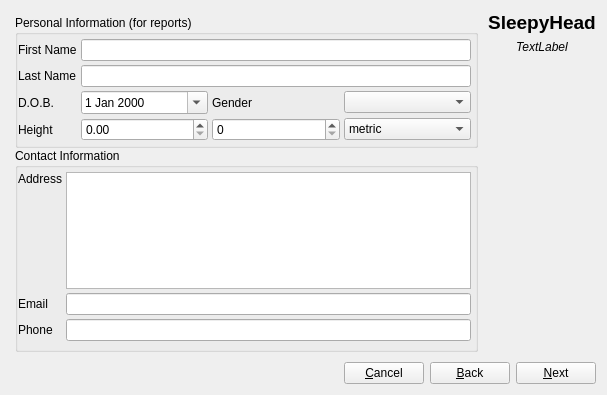
<?xml version="1.0" encoding="UTF-8"?>
<ui version="4.0">
 <class>NewProfile</class>
 <widget class="QDialog" name="NewProfile">
  <property name="geometry">
   <rect>
    <x>0</x>
    <y>0</y>
    <width>607</width>
    <height>395</height>
   </rect>
  </property>
  <property name="windowTitle">
   <string>Edit User Profile</string>
  </property>
  <property name="windowIcon">
   <iconset resource="Resources.qrc">
    <normaloff>:/icons/bob-v3.0.png</normaloff>:/icons/bob-v3.0.png</iconset>
  </property>
  <layout class="QVBoxLayout" name="verticalLayout_3">
   <item>
    <layout class="QHBoxLayout" name="horizontalLayout">
     <item>
      <layout class="QVBoxLayout" name="verticalLayout_2">
       <property name="spacing">
        <number>0</number>
       </property>
       <item>
        <widget class="QStackedWidget" name="stackedWidget">
         <property name="currentIndex">
          <number>2</number>
         </property>
         <widget class="QWidget" name="welcomePage">
          <layout class="QVBoxLayout" name="verticalLayout_8">
           <property name="margin">
            <number>5</number>
           </property>
           <item>
            <layout class="QHBoxLayout" name="horizontalLayout_5">
             <item>
              <widget class="QLabel" name="label_28">
               <property name="sizePolicy">
                <sizepolicy hsizetype="Fixed" vsizetype="Preferred">
                 <horstretch>0</horstretch>
                 <verstretch>0</verstretch>
                </sizepolicy>
               </property>
               <property name="text">
                <string>Language</string>
               </property>
               <property name="alignment">
                <set>Qt::AlignLeading|Qt::AlignLeft|Qt::AlignVCenter</set>
               </property>
              </widget>
             </item>
             <item>
              <widget class="QComboBox" name="languageCombo">
               <item>
                <property name="text">
                 <string>English</string>
                </property>
               </item>
              </widget>
             </item>
            </layout>
           </item>
           <item>
            <widget class="QTextBrowser" name="textBrowser">
             <property name="html">
              <string>&lt;!DOCTYPE HTML PUBLIC &quot;-//W3C//DTD HTML 4.0//EN&quot; &quot;http://www.w3.org/TR/REC-html40/strict.dtd&quot;&gt;
&lt;html&gt;&lt;head&gt;&lt;meta name=&quot;qrichtext&quot; content=&quot;1&quot; /&gt;&lt;style type=&quot;text/css&quot;&gt;
p, li { white-space: pre-wrap; }
&lt;/style&gt;&lt;/head&gt;&lt;body style=&quot; font-family:'Sans'; font-size:10pt; font-weight:400; font-style:normal;&quot;&gt;
&lt;p style=&quot; margin-top:0px; margin-bottom:0px; margin-left:0px; margin-right:0px; -qt-block-indent:0; text-indent:0px;&quot;&gt;&lt;span style=&quot; font-weight:600; font-style:italic;&quot;&gt;Welcome to SleepyHead&lt;/span&gt;&lt;/p&gt;
&lt;p style=&quot;-qt-paragraph-type:empty; margin-top:0px; margin-bottom:0px; margin-left:0px; margin-right:0px; -qt-block-indent:0; text-indent:0px;&quot;&gt;&lt;/p&gt;
&lt;p style=&quot; margin-top:0px; margin-bottom:0px; margin-left:0px; margin-right:0px; -qt-block-indent:0; text-indent:0px;&quot;&gt;This software is being designed to help you review data related to your CPAP treatment.&lt;/p&gt;
&lt;p style=&quot;-qt-paragraph-type:empty; margin-top:0px; margin-bottom:0px; margin-left:0px; margin-right:0px; -qt-block-indent:0; text-indent:0px;&quot;&gt;&lt;/p&gt;
&lt;p style=&quot; margin-top:0px; margin-bottom:0px; margin-left:0px; margin-right:0px; -qt-block-indent:0; text-indent:0px;&quot;&gt;It's intended as merely a data viewer, and not a substitute for competent medical guidance from your Doctor.  &lt;/p&gt;
&lt;p style=&quot;-qt-paragraph-type:empty; margin-top:0px; margin-bottom:0px; margin-left:0px; margin-right:0px; -qt-block-indent:0; text-indent:0px;&quot;&gt;&lt;/p&gt;
&lt;p style=&quot; margin-top:0px; margin-bottom:0px; margin-left:0px; margin-right:0px; -qt-block-indent:0; text-indent:0px;&quot;&gt;This software has been released freely under the &lt;a href=&quot;qrc:/LICENSE.txt&quot;&gt;&lt;span style=&quot; text-decoration: underline; color:#0000ff;&quot;&gt;GNU Public License&lt;/span&gt;&lt;/a&gt;, and comes with no warranty, and without ANY claims to fitness for any purpose.&lt;/p&gt;
&lt;p style=&quot;-qt-paragraph-type:empty; margin-top:0px; margin-bottom:0px; margin-left:0px; margin-right:0px; -qt-block-indent:0; text-indent:0px;&quot;&gt;&lt;/p&gt;
&lt;p style=&quot; margin-top:0px; margin-bottom:0px; margin-left:0px; margin-right:0px; -qt-block-indent:0; text-indent:0px;&quot;&gt;Accuracy of any data displayed is not and can not be guaranteed. &lt;/p&gt;
&lt;p style=&quot;-qt-paragraph-type:empty; margin-top:0px; margin-bottom:0px; margin-left:0px; margin-right:0px; -qt-block-indent:0; text-indent:0px;&quot;&gt;&lt;/p&gt;
&lt;p style=&quot; margin-top:0px; margin-bottom:0px; margin-left:0px; margin-right:0px; -qt-block-indent:0; text-indent:0px;&quot;&gt;The author will not be held liable for &lt;span style=&quot; text-decoration: underline;&quot;&gt;anything&lt;/span&gt; related to the use or misuse of this software. &lt;/p&gt;
&lt;p style=&quot;-qt-paragraph-type:empty; margin-top:0px; margin-bottom:0px; margin-left:0px; margin-right:0px; -qt-block-indent:0; text-indent:0px;&quot;&gt;&lt;/p&gt;
&lt;p style=&quot; margin-top:0px; margin-bottom:0px; margin-left:0px; margin-right:0px; -qt-block-indent:0; text-indent:0px;&quot;&gt;Use at your own risk. &lt;/p&gt;
&lt;p style=&quot;-qt-paragraph-type:empty; margin-top:0px; margin-bottom:0px; margin-left:0px; margin-right:0px; -qt-block-indent:0; text-indent:0px;&quot;&gt;&lt;/p&gt;
&lt;p style=&quot; margin-top:0px; margin-bottom:0px; margin-left:0px; margin-right:0px; -qt-block-indent:0; text-indent:0px;&quot;&gt;This software is copyright ©2011 Mark Watkins &lt;/p&gt;
&lt;p style=&quot;-qt-paragraph-type:empty; margin-top:0px; margin-bottom:0px; margin-left:0px; margin-right:0px; -qt-block-indent:0; text-indent:0px;&quot;&gt;&lt;/p&gt;&lt;/body&gt;&lt;/html&gt;</string>
             </property>
             <property name="openExternalLinks">
              <bool>true</bool>
             </property>
            </widget>
           </item>
           <item>
            <widget class="QCheckBox" name="agreeCheckbox">
             <property name="text">
              <string>I agree to all the conditions above.</string>
             </property>
            </widget>
           </item>
          </layout>
         </widget>
         <widget class="QWidget" name="userPage">
          <layout class="QVBoxLayout" name="verticalLayout_9">
           <property name="spacing">
            <number>0</number>
           </property>
           <property name="margin">
            <number>4</number>
           </property>
           <item>
            <widget class="QGroupBox" name="groupBox">
             <property name="title">
              <string>User Information</string>
             </property>
             <property name="flat">
              <bool>false</bool>
             </property>
             <layout class="QVBoxLayout" name="verticalLayout_10">
              <property name="leftMargin">
               <number>0</number>
              </property>
              <property name="topMargin">
               <number>4</number>
              </property>
              <property name="rightMargin">
               <number>4</number>
              </property>
              <property name="bottomMargin">
               <number>4</number>
              </property>
              <item>
               <layout class="QHBoxLayout" name="horizontalLayout_7">
                <item>
                 <widget class="QLabel" name="label">
                  <property name="text">
                   <string>User Name</string>
                  </property>
                 </widget>
                </item>
                <item>
                 <widget class="QLineEdit" name="userNameEdit"/>
                </item>
               </layout>
              </item>
              <item>
               <widget class="Line" name="line_5">
                <property name="orientation">
                 <enum>Qt::Horizontal</enum>
                </property>
               </widget>
              </item>
              <item>
               <widget class="QGroupBox" name="passwordGroupBox">
                <property name="toolTip">
                 <string>Keep the kids out.. Nothing more.. This isn't meant to be uber security.</string>
                </property>
                <property name="title">
                 <string>Password Protect Profile</string>
                </property>
                <property name="flat">
                 <bool>false</bool>
                </property>
                <property name="checkable">
                 <bool>true</bool>
                </property>
                <property name="checked">
                 <bool>false</bool>
                </property>
                <layout class="QGridLayout" name="gridLayout_2">
                 <item row="0" column="0">
                  <widget class="QLabel" name="label_13">
                   <property name="text">
                    <string>Password</string>
                   </property>
                  </widget>
                 </item>
                 <item row="0" column="1">
                  <widget class="QLineEdit" name="passwordEdit1">
                   <property name="echoMode">
                    <enum>QLineEdit::PasswordEchoOnEdit</enum>
                   </property>
                  </widget>
                 </item>
                 <item row="1" column="0">
                  <widget class="QLabel" name="label_14">
                   <property name="text">
                    <string>...twice...</string>
                   </property>
                  </widget>
                 </item>
                 <item row="1" column="1">
                  <widget class="QLineEdit" name="passwordEdit2">
                   <property name="echoMode">
                    <enum>QLineEdit::PasswordEchoOnEdit</enum>
                   </property>
                  </widget>
                 </item>
                </layout>
               </widget>
              </item>
              <item>
               <widget class="Line" name="line_6">
                <property name="orientation">
                 <enum>Qt::Horizontal</enum>
                </property>
               </widget>
              </item>
             </layout>
            </widget>
           </item>
           <item>
            <widget class="QGroupBox" name="groupBox_3">
             <property name="title">
              <string>Locale Settings</string>
             </property>
             <layout class="QGridLayout" name="gridLayout">
              <property name="horizontalSpacing">
               <number>0</number>
              </property>
              <property name="verticalSpacing">
               <number>4</number>
              </property>
              <property name="margin">
               <number>0</number>
              </property>
              <item row="1" column="0">
               <widget class="QLabel" name="label_25">
                <property name="sizePolicy">
                 <sizepolicy hsizetype="Preferred" vsizetype="Preferred">
                  <horstretch>0</horstretch>
                  <verstretch>0</verstretch>
                 </sizepolicy>
                </property>
                <property name="text">
                 <string>Country</string>
                </property>
                <property name="alignment">
                 <set>Qt::AlignLeading|Qt::AlignLeft|Qt::AlignVCenter</set>
                </property>
               </widget>
              </item>
              <item row="1" column="1" colspan="2">
               <widget class="QComboBox" name="countryCombo"/>
              </item>
              <item row="2" column="0">
               <widget class="QLabel" name="label_27">
                <property name="sizePolicy">
                 <sizepolicy hsizetype="Preferred" vsizetype="Preferred">
                  <horstretch>0</horstretch>
                  <verstretch>0</verstretch>
                 </sizepolicy>
                </property>
                <property name="text">
                 <string>TimeZone</string>
                </property>
                <property name="alignment">
                 <set>Qt::AlignLeading|Qt::AlignLeft|Qt::AlignVCenter</set>
                </property>
               </widget>
              </item>
              <item row="2" column="1" colspan="2">
               <widget class="QComboBox" name="timezoneCombo"/>
              </item>
              <item row="6" column="0">
               <spacer name="verticalSpacer">
                <property name="orientation">
                 <enum>Qt::Vertical</enum>
                </property>
                <property name="sizeHint" stdset="0">
                 <size>
                  <width>20</width>
                  <height>40</height>
                 </size>
                </property>
               </spacer>
              </item>
              <item row="4" column="0" colspan="3">
               <widget class="Line" name="line_4">
                <property name="orientation">
                 <enum>Qt::Horizontal</enum>
                </property>
               </widget>
              </item>
              <item row="3" column="0">
               <widget class="QCheckBox" name="DSTcheckbox">
                <property name="sizePolicy">
                 <sizepolicy hsizetype="Fixed" vsizetype="Fixed">
                  <horstretch>0</horstretch>
                  <verstretch>0</verstretch>
                 </sizepolicy>
                </property>
                <property name="text">
                 <string>DST Zone</string>
                </property>
               </widget>
              </item>
             </layout>
            </widget>
           </item>
          </layout>
         </widget>
         <widget class="QWidget" name="personalPage">
          <layout class="QVBoxLayout" name="verticalLayout_4">
           <property name="spacing">
            <number>0</number>
           </property>
           <property name="margin">
            <number>4</number>
           </property>
           <item>
            <widget class="QGroupBox" name="groupBox_6">
             <property name="title">
              <string>Personal Information (for reports)</string>
             </property>
             <layout class="QFormLayout" name="formLayout_6">
              <property name="horizontalSpacing">
               <number>4</number>
              </property>
              <property name="verticalSpacing">
               <number>4</number>
              </property>
              <property name="leftMargin">
               <number>0</number>
              </property>
              <property name="topMargin">
               <number>4</number>
              </property>
              <property name="rightMargin">
               <number>4</number>
              </property>
              <property name="bottomMargin">
               <number>4</number>
              </property>
              <item row="0" column="0">
               <widget class="QLabel" name="label_5">
                <property name="text">
                 <string>First Name</string>
                </property>
               </widget>
              </item>
              <item row="0" column="1">
               <widget class="QLineEdit" name="firstNameEdit"/>
              </item>
              <item row="1" column="0">
               <widget class="QLabel" name="label_6">
                <property name="text">
                 <string>Last Name</string>
                </property>
               </widget>
              </item>
              <item row="1" column="1">
               <widget class="QLineEdit" name="lastNameEdit"/>
              </item>
              <item row="2" column="0">
               <widget class="QLabel" name="label_7">
                <property name="text">
                 <string>D.O.B.</string>
                </property>
               </widget>
              </item>
              <item row="2" column="1">
               <layout class="QHBoxLayout" name="horizontalLayout_3">
                <item>
                 <widget class="QDateEdit" name="dobEdit">
                  <property name="calendarPopup">
                   <bool>true</bool>
                  </property>
                 </widget>
                </item>
                <item>
                 <widget class="QLabel" name="label_8">
                  <property name="text">
                   <string>Gender</string>
                  </property>
                 </widget>
                </item>
                <item>
                 <widget class="QComboBox" name="genderCombo">
                  <item>
                   <property name="text">
                    <string/>
                   </property>
                  </item>
                  <item>
                   <property name="text">
                    <string>Male</string>
                   </property>
                  </item>
                  <item>
                   <property name="text">
                    <string>Female</string>
                   </property>
                  </item>
                 </widget>
                </item>
               </layout>
              </item>
              <item row="3" column="0">
               <widget class="QLabel" name="label_10">
                <property name="sizePolicy">
                 <sizepolicy hsizetype="Minimum" vsizetype="Preferred">
                  <horstretch>0</horstretch>
                  <verstretch>0</verstretch>
                 </sizepolicy>
                </property>
                <property name="text">
                 <string>Height</string>
                </property>
                <property name="alignment">
                 <set>Qt::AlignLeading|Qt::AlignLeft|Qt::AlignVCenter</set>
                </property>
               </widget>
              </item>
              <item row="3" column="1">
               <layout class="QHBoxLayout" name="horizontalLayout_6">
                <property name="margin">
                 <number>0</number>
                </property>
                <item>
                 <widget class="QDoubleSpinBox" name="heightEdit">
                  <property name="decimals">
                   <number>2</number>
                  </property>
                  <property name="maximum">
                   <double>350.000000000000000</double>
                  </property>
                 </widget>
                </item>
                <item>
                 <widget class="QDoubleSpinBox" name="heightEdit2">
                  <property name="decimals">
                   <number>0</number>
                  </property>
                  <property name="singleStep">
                   <double>1.000000000000000</double>
                  </property>
                 </widget>
                </item>
                <item>
                 <widget class="QComboBox" name="heightCombo">
                  <property name="sizePolicy">
                   <sizepolicy hsizetype="Preferred" vsizetype="Fixed">
                    <horstretch>0</horstretch>
                    <verstretch>0</verstretch>
                   </sizepolicy>
                  </property>
                  <item>
                   <property name="text">
                    <string>metric</string>
                   </property>
                  </item>
                  <item>
                   <property name="text">
                    <string>archiac</string>
                   </property>
                  </item>
                 </widget>
                </item>
               </layout>
              </item>
             </layout>
            </widget>
           </item>
           <item>
            <widget class="QGroupBox" name="groupBox_2">
             <property name="title">
              <string>Contact Information</string>
             </property>
             <layout class="QFormLayout" name="formLayout">
              <property name="fieldGrowthPolicy">
               <enum>QFormLayout::AllNonFixedFieldsGrow</enum>
              </property>
              <property name="horizontalSpacing">
               <number>4</number>
              </property>
              <property name="verticalSpacing">
               <number>4</number>
              </property>
              <property name="leftMargin">
               <number>0</number>
              </property>
              <property name="topMargin">
               <number>4</number>
              </property>
              <property name="rightMargin">
               <number>4</number>
              </property>
              <property name="bottomMargin">
               <number>4</number>
              </property>
              <item row="0" column="0">
               <widget class="QLabel" name="label_9">
                <property name="text">
                 <string>Address</string>
                </property>
                <property name="alignment">
                 <set>Qt::AlignLeading|Qt::AlignLeft|Qt::AlignTop</set>
                </property>
               </widget>
              </item>
              <item row="0" column="1">
               <widget class="QTextEdit" name="addressEdit">
                <property name="tabChangesFocus">
                 <bool>true</bool>
                </property>
               </widget>
              </item>
              <item row="1" column="0">
               <widget class="QLabel" name="label_11">
                <property name="text">
                 <string>Email</string>
                </property>
               </widget>
              </item>
              <item row="1" column="1">
               <widget class="QLineEdit" name="emailEdit"/>
              </item>
              <item row="3" column="0">
               <widget class="QLabel" name="label_12">
                <property name="text">
                 <string>Phone</string>
                </property>
               </widget>
              </item>
              <item row="3" column="1">
               <widget class="QLineEdit" name="phoneEdit"/>
              </item>
              <item row="4" column="1">
               <spacer name="verticalSpacer_6">
                <property name="orientation">
                 <enum>Qt::Vertical</enum>
                </property>
                <property name="sizeHint" stdset="0">
                 <size>
                  <width>20</width>
                  <height>40</height>
                 </size>
                </property>
               </spacer>
              </item>
             </layout>
            </widget>
           </item>
          </layout>
         </widget>
         <widget class="QWidget" name="cpapPage">
          <layout class="QVBoxLayout" name="verticalLayout_7">
           <property name="spacing">
            <number>0</number>
           </property>
           <property name="margin">
            <number>4</number>
           </property>
           <item>
            <widget class="QGroupBox" name="groupBox_4">
             <property name="title">
              <string>CPAP Treatment Information</string>
             </property>
             <layout class="QFormLayout" name="formLayout_4">
              <property name="fieldGrowthPolicy">
               <enum>QFormLayout::AllNonFixedFieldsGrow</enum>
              </property>
              <property name="horizontalSpacing">
               <number>4</number>
              </property>
              <property name="verticalSpacing">
               <number>4</number>
              </property>
              <property name="leftMargin">
               <number>0</number>
              </property>
              <property name="topMargin">
               <number>4</number>
              </property>
              <property name="rightMargin">
               <number>4</number>
              </property>
              <property name="bottomMargin">
               <number>0</number>
              </property>
              <item row="0" column="0">
               <widget class="QLabel" name="label_16">
                <property name="text">
                 <string>Date Diagnosed</string>
                </property>
               </widget>
              </item>
              <item row="0" column="1">
               <widget class="QDateEdit" name="dateDiagnosedEdit">
                <property name="calendarPopup">
                 <bool>true</bool>
                </property>
               </widget>
              </item>
              <item row="1" column="0">
               <widget class="QLabel" name="label_4">
                <property name="text">
                 <string>Untreated AHI</string>
                </property>
               </widget>
              </item>
              <item row="1" column="1">
               <widget class="QDoubleSpinBox" name="untreatedAHIEdit">
                <property name="maximum">
                 <double>999.990000000000009</double>
                </property>
               </widget>
              </item>
              <item row="2" column="0">
               <widget class="QLabel" name="label_20">
                <property name="text">
                 <string>CPAP Mode</string>
                </property>
               </widget>
              </item>
              <item row="2" column="1">
               <widget class="QComboBox" name="cpapModeCombo">
                <item>
                 <property name="text">
                  <string>CPAP</string>
                 </property>
                </item>
                <item>
                 <property name="text">
                  <string>APAP</string>
                 </property>
                </item>
                <item>
                 <property name="text">
                  <string>Bi-Level</string>
                 </property>
                </item>
                <item>
                 <property name="text">
                  <string>ASV</string>
                 </property>
                </item>
               </widget>
              </item>
              <item row="3" column="0">
               <widget class="QLabel" name="label_21">
                <property name="text">
                 <string>RX Pressure</string>
                </property>
               </widget>
              </item>
              <item row="3" column="1">
               <layout class="QHBoxLayout" name="horizontalLayout_4">
                <item>
                 <widget class="QDoubleSpinBox" name="minPressureEdit"/>
                </item>
                <item>
                 <widget class="QDoubleSpinBox" name="maxPressureEdit"/>
                </item>
               </layout>
              </item>
              <item row="5" column="0" colspan="2">
               <widget class="QPlainTextEdit" name="cpapNotes">
                <property name="tabChangesFocus">
                 <bool>true</bool>
                </property>
               </widget>
              </item>
              <item row="4" column="0" colspan="2">
               <widget class="Line" name="line_3">
                <property name="orientation">
                 <enum>Qt::Horizontal</enum>
                </property>
               </widget>
              </item>
             </layout>
            </widget>
           </item>
          </layout>
         </widget>
         <widget class="QWidget" name="doctorPage">
          <layout class="QVBoxLayout" name="verticalLayout_6">
           <property name="spacing">
            <number>0</number>
           </property>
           <property name="margin">
            <number>4</number>
           </property>
           <item>
            <widget class="QGroupBox" name="groupBox_5">
             <property name="title">
              <string>Doctors / Clinic Information</string>
             </property>
             <layout class="QFormLayout" name="formLayout_5">
              <property name="fieldGrowthPolicy">
               <enum>QFormLayout::AllNonFixedFieldsGrow</enum>
              </property>
              <property name="horizontalSpacing">
               <number>4</number>
              </property>
              <property name="verticalSpacing">
               <number>4</number>
              </property>
              <property name="leftMargin">
               <number>0</number>
              </property>
              <property name="topMargin">
               <number>4</number>
              </property>
              <property name="rightMargin">
               <number>4</number>
              </property>
              <property name="bottomMargin">
               <number>0</number>
              </property>
              <item row="0" column="0">
               <widget class="QLabel" name="label_17">
                <property name="text">
                 <string>Doctors Name</string>
                </property>
               </widget>
              </item>
              <item row="0" column="1">
               <widget class="QLineEdit" name="doctorNameEdit"/>
              </item>
              <item row="1" column="0" colspan="2">
               <widget class="Line" name="line">
                <property name="orientation">
                 <enum>Qt::Horizontal</enum>
                </property>
               </widget>
              </item>
              <item row="2" column="0">
               <widget class="QLabel" name="label_23">
                <property name="text">
                 <string>Practice Name</string>
                </property>
               </widget>
              </item>
              <item row="2" column="1">
               <widget class="QLineEdit" name="doctorPracticeEdit"/>
              </item>
              <item row="3" column="0">
               <widget class="QLabel" name="label_24">
                <property name="text">
                 <string>Patient ID</string>
                </property>
               </widget>
              </item>
              <item row="3" column="1">
               <widget class="QLineEdit" name="doctorPatientIDEdit"/>
              </item>
              <item row="4" column="0" colspan="2">
               <widget class="Line" name="line_7">
                <property name="orientation">
                 <enum>Qt::Horizontal</enum>
                </property>
               </widget>
              </item>
              <item row="5" column="0">
               <widget class="QLabel" name="label_22">
                <property name="text">
                 <string>Address</string>
                </property>
               </widget>
              </item>
              <item row="5" column="1">
               <widget class="QTextEdit" name="doctorAddressEdit">
                <property name="tabChangesFocus">
                 <bool>true</bool>
                </property>
               </widget>
              </item>
              <item row="6" column="0" colspan="2">
               <widget class="Line" name="line_2">
                <property name="orientation">
                 <enum>Qt::Horizontal</enum>
                </property>
               </widget>
              </item>
              <item row="7" column="0">
               <widget class="QLabel" name="label_18">
                <property name="text">
                 <string>Phone</string>
                </property>
               </widget>
              </item>
              <item row="7" column="1">
               <widget class="QLineEdit" name="doctorPhoneEdit"/>
              </item>
              <item row="8" column="0">
               <widget class="QLabel" name="label_19">
                <property name="text">
                 <string>Email</string>
                </property>
               </widget>
              </item>
              <item row="8" column="1">
               <widget class="QLineEdit" name="doctorEmailEdit"/>
              </item>
              <item row="9" column="1">
               <spacer name="verticalSpacer_4">
                <property name="orientation">
                 <enum>Qt::Vertical</enum>
                </property>
                <property name="sizeHint" stdset="0">
                 <size>
                  <width>20</width>
                  <height>40</height>
                 </size>
                </property>
               </spacer>
              </item>
             </layout>
            </widget>
           </item>
          </layout>
         </widget>
        </widget>
       </item>
      </layout>
     </item>
     <item>
      <layout class="QVBoxLayout" name="verticalLayout">
       <item>
        <widget class="QLabel" name="AppTitle">
         <property name="sizePolicy">
          <sizepolicy hsizetype="Preferred" vsizetype="Fixed">
           <horstretch>0</horstretch>
           <verstretch>0</verstretch>
          </sizepolicy>
         </property>
         <property name="font">
          <font>
           <pointsize>14</pointsize>
           <weight>75</weight>
           <italic>false</italic>
           <bold>true</bold>
          </font>
         </property>
         <property name="text">
          <string>SleepyHead</string>
         </property>
         <property name="alignment">
          <set>Qt::AlignHCenter|Qt::AlignTop</set>
         </property>
        </widget>
       </item>
       <item>
        <widget class="QLabel" name="releaseStatus">
         <property name="font">
          <font>
           <italic>true</italic>
          </font>
         </property>
         <property name="text">
          <string>TextLabel</string>
         </property>
         <property name="alignment">
          <set>Qt::AlignCenter</set>
         </property>
        </widget>
       </item>
       <item>
        <widget class="QLabel" name="label_2">
         <property name="text">
          <string/>
         </property>
         <property name="pixmap">
          <pixmap resource="Resources.qrc">:/docs/sheep.png</pixmap>
         </property>
         <property name="scaledContents">
          <bool>true</bool>
         </property>
        </widget>
       </item>
       <item>
        <spacer name="verticalSpacer_2">
         <property name="orientation">
          <enum>Qt::Vertical</enum>
         </property>
         <property name="sizeHint" stdset="0">
          <size>
           <width>20</width>
           <height>40</height>
          </size>
         </property>
        </spacer>
       </item>
      </layout>
     </item>
    </layout>
   </item>
   <item>
    <layout class="QHBoxLayout" name="horizontalLayout_2">
     <item>
      <spacer name="horizontalSpacer">
       <property name="orientation">
        <enum>Qt::Horizontal</enum>
       </property>
       <property name="sizeHint" stdset="0">
        <size>
         <width>40</width>
         <height>20</height>
        </size>
       </property>
      </spacer>
     </item>
     <item>
      <widget class="QPushButton" name="cancelButton">
       <property name="text">
        <string>&amp;Cancel</string>
       </property>
       <property name="autoDefault">
        <bool>false</bool>
       </property>
      </widget>
     </item>
     <item>
      <widget class="QPushButton" name="backButton">
       <property name="text">
        <string>&amp;Back</string>
       </property>
       <property name="autoDefault">
        <bool>false</bool>
       </property>
      </widget>
     </item>
     <item>
      <widget class="QPushButton" name="nextButton">
       <property name="text">
        <string>&amp;Next</string>
       </property>
       <property name="autoDefault">
        <bool>false</bool>
       </property>
       <property name="default">
        <bool>false</bool>
       </property>
      </widget>
     </item>
    </layout>
   </item>
  </layout>
 </widget>
 <resources>
  <include location="Resources.qrc"/>
 </resources>
 <connections>
  <connection>
   <sender>cancelButton</sender>
   <signal>clicked()</signal>
   <receiver>NewProfile</receiver>
   <slot>reject()</slot>
   <hints>
    <hint type="sourcelabel">
     <x>425</x>
     <y>373</y>
    </hint>
    <hint type="destinationlabel">
     <x>288</x>
     <y>197</y>
    </hint>
   </hints>
  </connection>
 </connections>
</ui>
